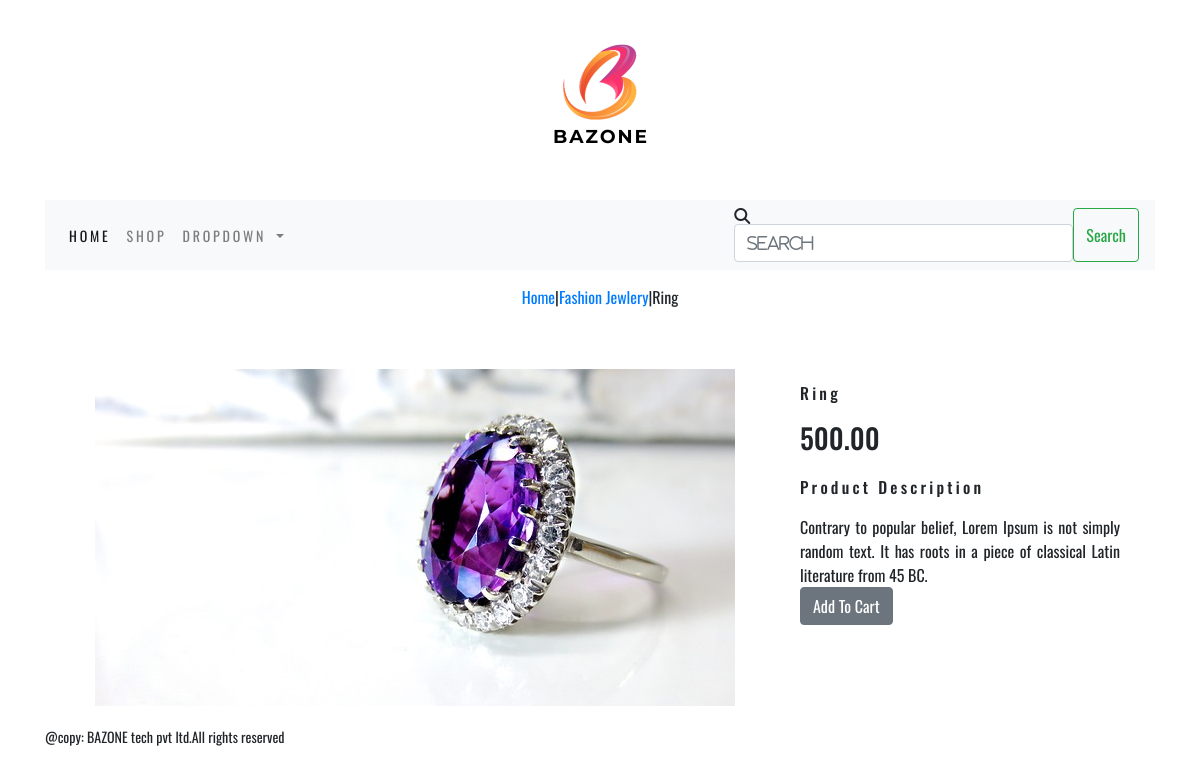
Page /shop/school-things/nokia-mobile/ on the committed database.
### ecomapp/models.py (models this page shows, shortened)
class Product(models.Model):
    name = models.CharField(max_length=250, unique=True)
    slug = models.SlugField(max_length=250, unique=True)
    description = models.TextField(blank=True)
    price = models.DecimalField(max_digits=20, decimal_places=2)
    category = models.ForeignKey(Category, on_delete=models.CASCADE)
    image = models.ImageField(upload_to='product', blank=True)
    stock = models.IntegerField()
    available = models.BooleanField(default=True)
    created = models.DateTimeField(auto_now_add=True)
    updated = models.DateTimeField(auto_now=True)
    class Meta:
        ordering = ('name',)
        verbose_name = 'product'
        verbose_name_plural = 'products'

class Category(models.Model):
    name = models.CharField(max_length=250, unique=True)
    slug = models.SlugField(max_length=250, unique=True)
    description = models.TextField(blank=True)
    image = models.ImageField(upload_to='category', blank=True)
    class Meta:
        ordering = ('name',)
        verbose_name = 'category'
        verbose_name_plural = 'categories'
    def get_url(self):
        return reverse('shop:product_by_category', args=[self.slug])
    def __str__(self):
        return '{}'.format(self.name)

### ecomapp/views.py (the view)
# urls.py: path('<slug:c_slug>/<slug:product_slug>/', views.proDetail, name="product_details")
def proDetail(request, c_slug, product_slug):
    try:
        product = Product.objects.get(category__slug=c_slug, slug=product_slug)
    except Exception as e:
        raise e
    return render(request, 'product.html', {'product': product})

### cartapp/context_processors.py (called while the page is built)
def counter(request):
    item_count = 0
    if 'admin' in request.path:
        return {}
    else:
        try:
            cart = Cart.objects.filter(cart_id=cart_id1(request))
            cart_items = CartItem.objects.all().filter(cart=cart[:1])
            for cart_item in cart_items :
                item_count += cart_item.quantity
        except DoesNotExist:
            item_count = 0
    return {'item_count': item_count}

### cartapp/views.py (called while the page is built)
def cart_id1(request):
    cart = request.session.session_key
    if not cart:
        cart = request.session.create()
    return cart

### ecomapp/context_processors.py (called while the page is built)
def menu_links(request):
    links = Category.objects.all()
    return dict(links=links)

### templates/product.html (shortened to what this page needs)
{% extends 'base.html' %}
{% load static %}
{% block content %}
<div class="row my-prod-cat-class">
    <div class="mx-auto">
        <p><a href="{% url 'shop:AllProdCat' %}">Home</a>|<a href="{{product.category.get_url}}">{{product.category}}</a>|{{product.name}}</p>
    </div>
</div>
<br>
<div class="container">
    <div class="row">
        <div class="col-12 col-sm-12 com-md-12 col-lg-8 text-center">
            <div style="min-width:18 rem">
        <img src="{{product.image.url}}" alt="{{product.name}}">
        </div>
             </div>
    <div class="col-12 col-sm-12 col-md-12 col-lg-4">
        <div>
        <h1 class="my-prod-title">{{product.name}}</h1>
        </div>
<div>
    <div>
        <h3>{{product.price}}</h3>
    </div>
</div>
<div>
    <div>
        <h4 class="my-prod-title">Product Description</h4>
    </div>
</div>
<div>
    <div class="text-justify my-prod-text">
        {{product.description}}
    </div>
</div>
{% if product.stock <= 0 %}
<p class="text-justify my-prod-text"><b>OUT OF STOCK</b></p>
{% else %}
<a class="btn btn-secondary" href="{% url 'cart:add_cart' product.id %}">Add To Cart</a>
{% endif %}
{% endblock %}

### static/css/custom.css (style rules this page uses)
body { font-family: 'Oswald', sans-serif; }
.my-prod-cat-class { padding-top:15px; padding-bottom:20px; }
.my-prod-title { font-size:16px; text:transform:uppercase; letter-spacing:.2em; padding-top:15px; padding-bottom:10px; }
.my-prod-text { padding-right:20px; }

### rows in the picture
Product: category "Fashion Jewlery", name "Ring", image (picture), price "500.00", description "Contrary to popular belief, Lorem Ipsum is not simply random text. It has roots in a piece of classical Latin literature from 45 BC."
